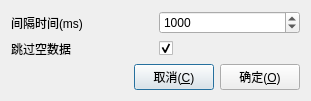
<?xml version="1.0" encoding="UTF-8"?>
<ui version="4.0">
 <class>TAnimationConfigDlgClass</class>
 <widget class="QDialog" name="TAnimationConfigDlgClass">
  <property name="geometry">
   <rect>
    <x>0</x>
    <y>0</y>
    <width>311</width>
    <height>101</height>
   </rect>
  </property>
  <property name="windowTitle">
   <string>动画参数设置</string>
  </property>
  <layout class="QVBoxLayout" name="verticalLayout">
   <item>
    <layout class="QGridLayout" name="gridLayout">
     <item row="0" column="0">
      <widget class="QLabel" name="label">
       <property name="text">
        <string>间隔时间(ms)</string>
       </property>
      </widget>
     </item>
     <item row="0" column="1">
      <widget class="QSpinBox" name="mIntervalSBox">
       <property name="minimum">
        <number>10</number>
       </property>
       <property name="maximum">
        <number>60000</number>
       </property>
       <property name="value">
        <number>1000</number>
       </property>
      </widget>
     </item>
     <item row="1" column="0">
      <widget class="QLabel" name="label_2">
       <property name="text">
        <string>跳过空数据</string>
       </property>
      </widget>
     </item>
     <item row="1" column="1">
      <widget class="QCheckBox" name="mSkipCBox">
       <property name="text">
        <string/>
       </property>
       <property name="checked">
        <bool>true</bool>
       </property>
      </widget>
     </item>
    </layout>
   </item>
   <item>
    <spacer name="verticalSpacer">
     <property name="orientation">
      <enum>Qt::Vertical</enum>
     </property>
     <property name="sizeHint" stdset="0">
      <size>
       <width>20</width>
       <height>2</height>
      </size>
     </property>
    </spacer>
   </item>
   <item>
    <layout class="QHBoxLayout" name="horizontalLayout">
     <item>
      <spacer name="horizontalSpacer">
       <property name="orientation">
        <enum>Qt::Horizontal</enum>
       </property>
       <property name="sizeHint" stdset="0">
        <size>
         <width>40</width>
         <height>20</height>
        </size>
       </property>
      </spacer>
     </item>
     <item>
      <widget class="QPushButton" name="mCancelBtn">
       <property name="text">
        <string>取消(&amp;C)</string>
       </property>
      </widget>
     </item>
     <item>
      <widget class="QPushButton" name="mOkBtn">
       <property name="text">
        <string>确定(&amp;O)</string>
       </property>
      </widget>
     </item>
    </layout>
   </item>
  </layout>
 </widget>
 <layoutdefault spacing="6" margin="11"/>
 <tabstops>
  <tabstop>mIntervalSBox</tabstop>
  <tabstop>mSkipCBox</tabstop>
  <tabstop>mOkBtn</tabstop>
  <tabstop>mCancelBtn</tabstop>
 </tabstops>
 <resources/>
 <connections/>
</ui>
